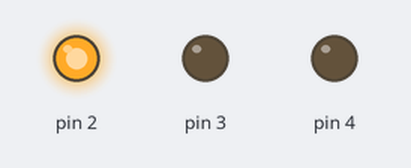
The sketch below on a simulated Arduino Uno, built with avr-gcc and run on an emulated ATmega328P. On the bench: output pins drawn as LEDs (lit = HIGH).

Above: at 0.2 s.
At 1.2 s:
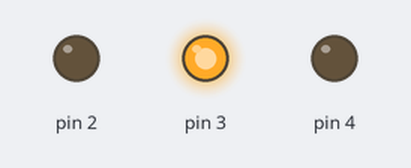
At 2.2 s:
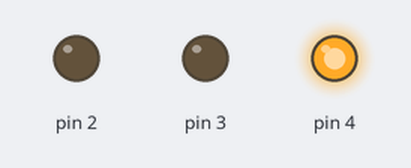
At 5.7 s:
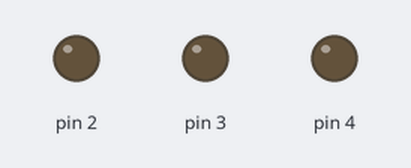
Timing chart, 0 to 6.9 s (numbered marks = the images above):
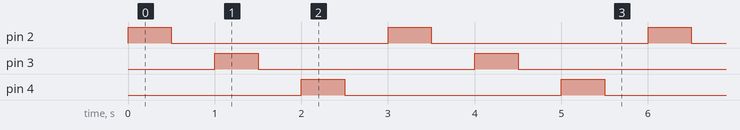

Measured:
- by itself, pin 2–4: alternates HIGH for 0.50 s and LOW for 2.5 s
- by itself, everything shown: repeats every 3.0 s, in 6 steps

The sketch:

blink_3_leds.ino
```cpp
// By: Jackson Meyers and Monty Choy
// Blink 3 LEDs
// EE 151-2 LAB
// September 25, 2018

#define BLINK_DELAY 500

void setup() {
  // From 2 - 5, set pins as output.
  for (int i = 2; i < 5; i++) {
    pinMode(i, OUTPUT);
  }
}

void loop() {
  // From pins 2 - 5, do this:
  for (int i = 2; i < 5; i++) {
    // Set the pin to HIGH, (turn on)
    digitalWrite(i, HIGH);
    // Wait 500 ms
    delay(BLINK_DELAY);
    // Set pin to LOW, (turn off)
    digitalWrite(i, LOW);
    // Wait another 500 ms
    delay(BLINK_DELAY);
  }
}
```
